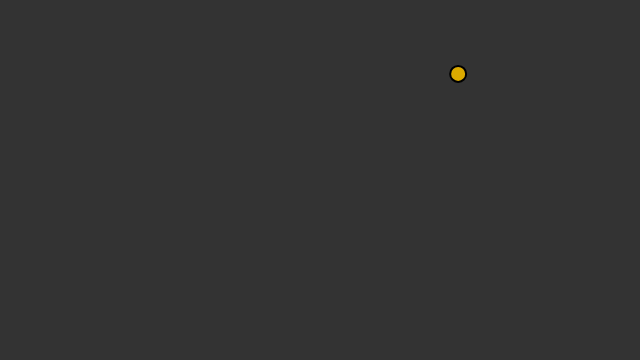
Frame 1 (no input)
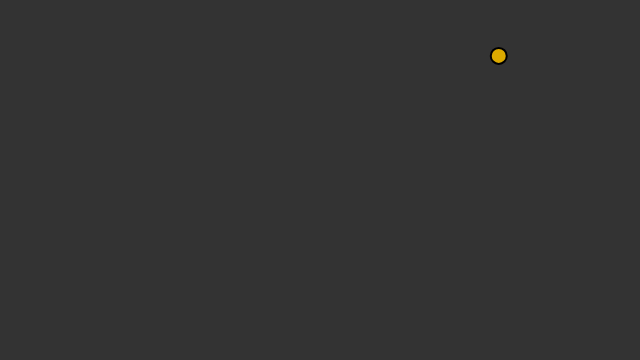
Frame 60 (no input)
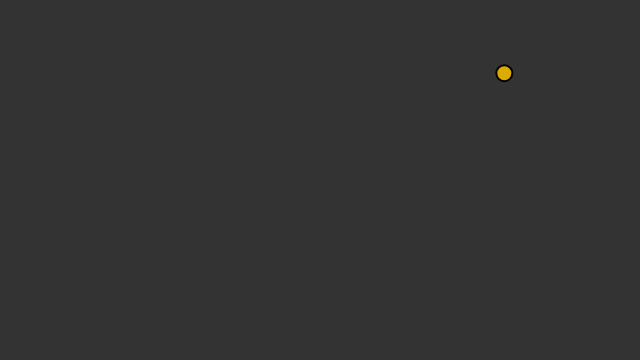
Frame 120 (the mouse pressed at the canvas centre since frame 60)

The p5.js sketch that drew these frames (run headless with seeded random() and noise() and a simulated clock; from frame 60 on, the mouse is pressed at the canvas centre):

// p5.js sketch
// ── sketch.js
var mover;

function setup() {
  createCanvas(640,360);
  mover = new Mover();
}

function draw() {
  background(51);

  mover.update();
  mover.checkEdges();
  mover.display();

}

// ── mover01.js
var Mover = function() {
    this.position = createVector(random(width), random(height));
    this.velocity = createVector(random(-2,2), random(-2,2));
    this.acceleration = createVector(-0.01, 0.01);

    this.topSpeed = 25;


  this.applyForce = function(force) {
    var f = p5.Vector.div(force, this.mass);
    this.acceleration.add(f);
  }

  this.update = function() {
    this.velocity.add(this.acceleration);
    this.velocity.limit(this.topSpeed);
    this.position.add(this.velocity);
  }

  this.display = function() {
    stroke(0);
    strokeWeight(2);
    fill(220, 170, 0);
    ellipse(this.position.x, this.position.y, 16, 16);
  }

  this.checkEdges = function() {
    if (this.position.x > width) {
      this.position.x = width;
      this.velocity.x *= -1;
    } else if (this.position.x < 0) {
      this.velocity.x *= -1;
      this.position.x = 0;
    }
    if (this.position.y > height) {
      this.velocity.y *= -1;
      this.position.y = height;
    }
  }

}
